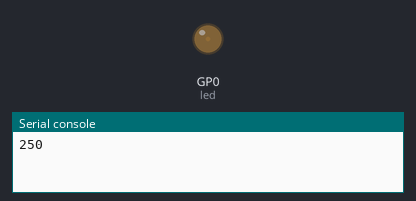
A program run on a simulated Raspberry Pi Pico running MicroPython. Parts: output pins drawn as LEDs (lit = HIGH), the last lines printed to the serial console.

Above: at 0.1 s.
At 39.1 s:
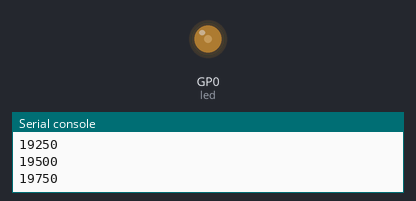
Timing chart, 0 to 40.0 s (numbered marks = the images above):
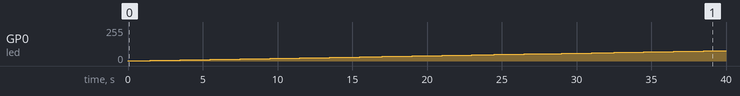

Measured:
- by itself, GP0 (led): moves from 0/255 to 78/255 over 39.5 s

The program:

PWM.main.py
```python
import machine
import utime

led = machine.PWM(machine.Pin(0))

led.freq(1000)

i = 0
pwmval = 0

while True:
    for i in range(65535):
        pwmval = pwmval + 250
        print(pwmval)
        led.duty_u16(pwmval)
        utime.sleep(0.5)
        if pwmval > 65535:
            pwmval = 0
```
